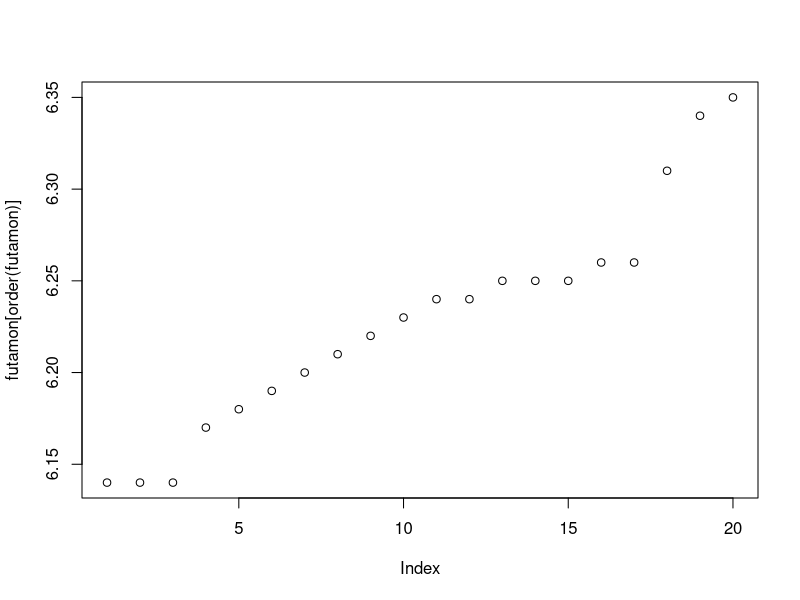
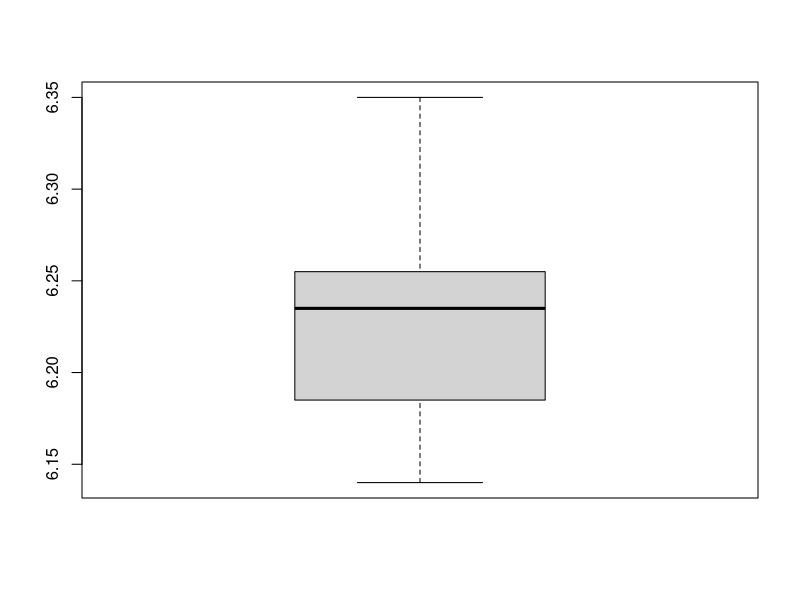
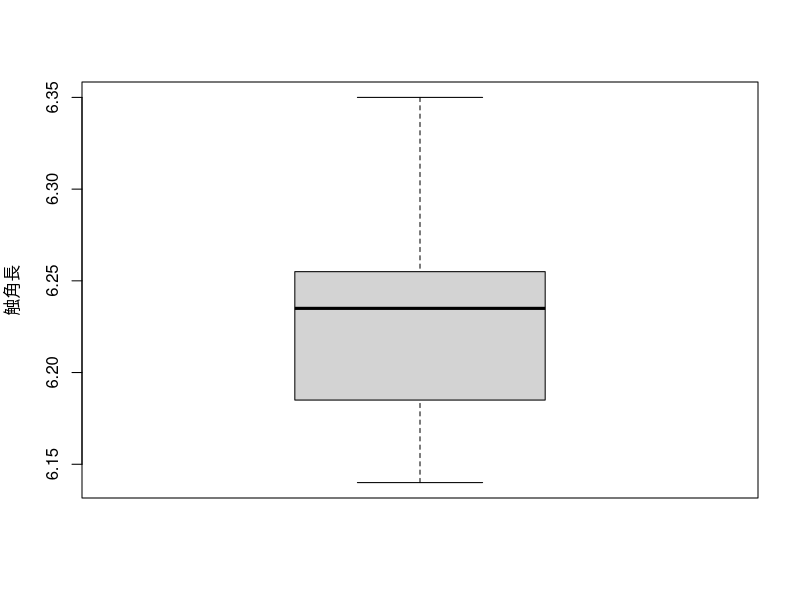
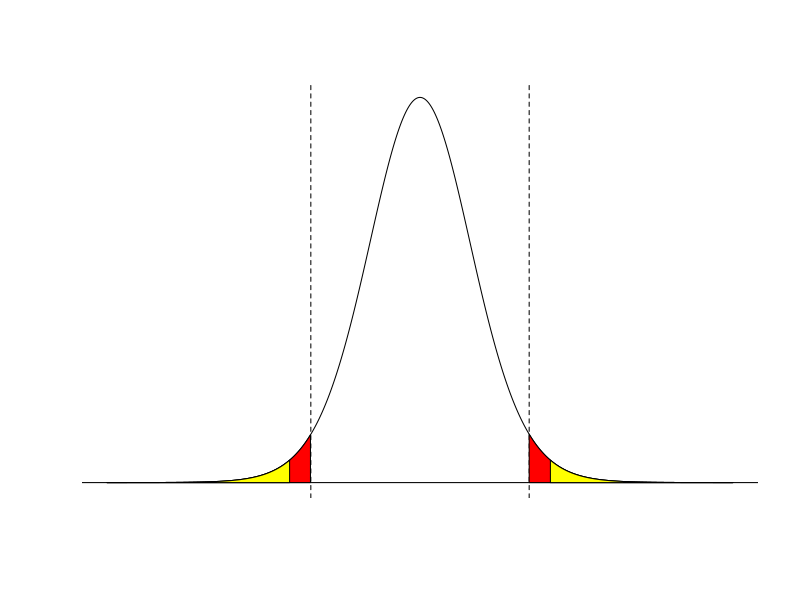
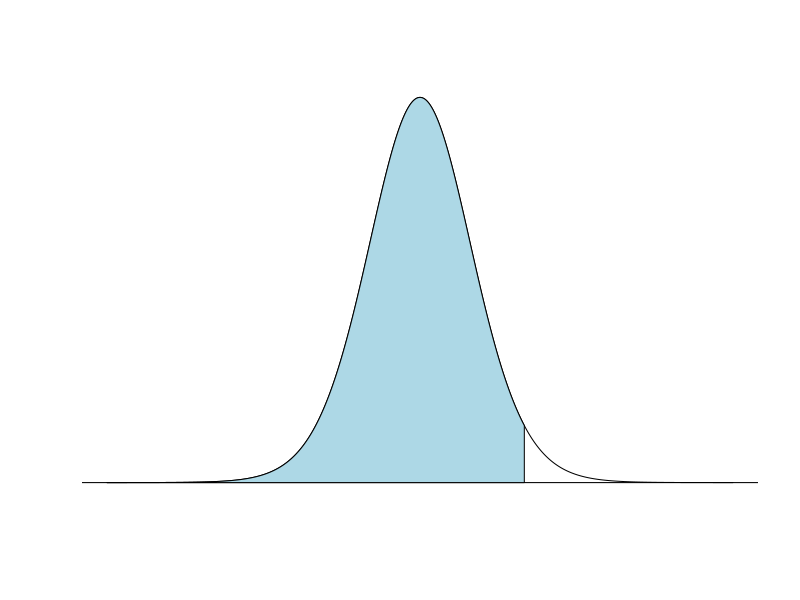
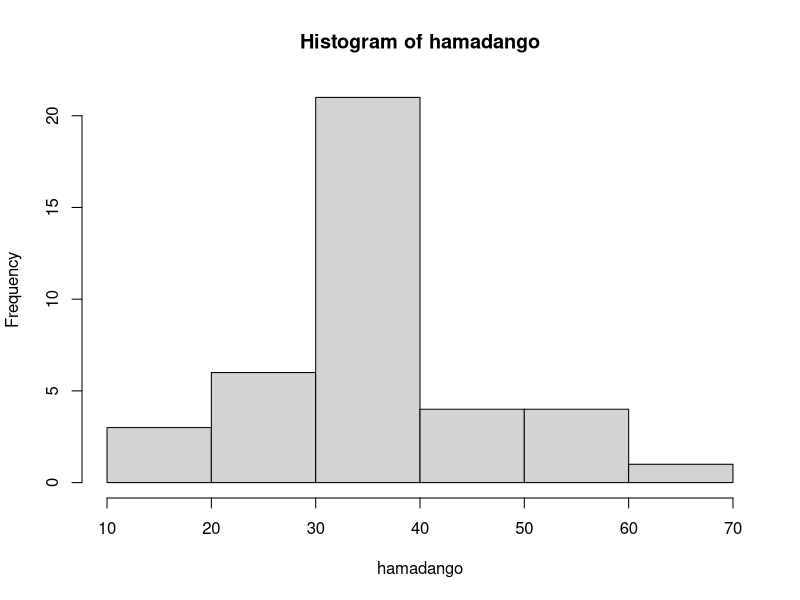
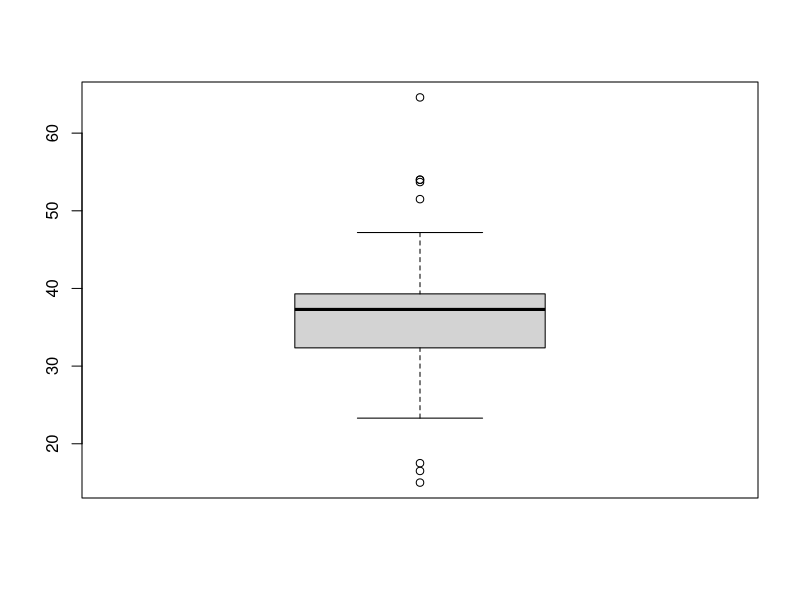
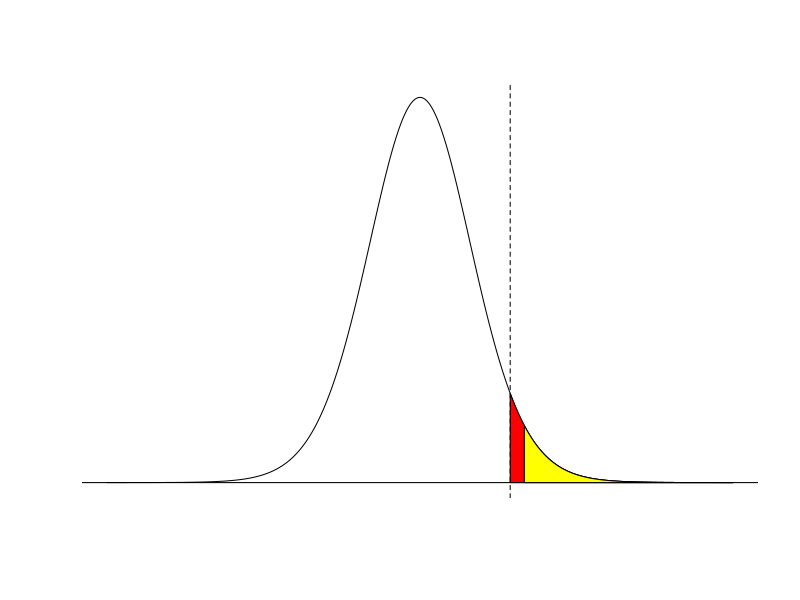

Here is the R script that generated these plots, in order:
#四分位数・箱ひげ図
futamon <- c(6.21, 6.24, 6.31, 6.26, 6.26, 6.35, 6.24, 6.25, 6.25, 
6.34, 6.17, 6.14, 6.14, 6.14, 6.23, 6.20, 6.22, 6.19, 6.18, 6.25)
futamon

#四分位数
quantile(futamon)
quantile(futamon, type=5)
quantile(futamon, type=1)
quantile(futamon, type=2)
quantile(futamon, type=3)
quantile(futamon, type=4)
quantile(futamon, type=5)
quantile(futamon, type=6)
quantile(futamon, type=7)
quantile(futamon, type=8)
quantile(futamon, type=9)

plot(futamon[order(futamon)])


#箱ひげ図
boxplot(futamon) #箱ひげ図を描く
boxplot(futamon, ylab="触角長")  #箱ひげ図のｙ軸にラベルをつける

#1標本のt検定（両側検定）
mean(futamon)

t.test(x = futamon, mu = 6.2)

xbar <- mean(futamon) #標本平均
s <- sd(futamon)　#標本標準偏差
n <- length(futamon)　#サンプルサイズ（length()関数はベクトルの要素を数える関数）

xbar
s
n

t <- (xbar - 6.2)/(s/sqrt(n))
t

#有意水準と棄却域の図（両側検定）
xx <- seq(-6, 6, 0.01)
plot(xx, dt(x=xx, df=19), type="l", axes=F, xlab="", ylab="")
abline(h=0)
abline(v=qt(0.025, df=19), lty="dashed")
abline(v=qt(0.975, df=19), lty="dashed")
xxx1 <- seq(-6, qt(0.025, df=19), 0.01)
polygon(c(xxx1, rev(xxx1)), c(rep(0, length(xxx1)), dt(rev(xxx1), df=19)), col="red")
xxx2 <- seq(qt(0.975, df=19), 6, 0.01)
polygon(c(xxx2, rev(xxx2)), c(rep(0, length(xxx2)), dt(rev(xxx2), df=19)), col="red")
#有意確率の領域
xxx3 <- seq(2.5, 6, 0.01)
polygon(c(xxx3, rev(xxx3)), c(rep(0, length(xxx3)), dt(rev(xxx3), df=19)), col="yellow")
xxx4 <- seq(-6, -2.5, 0.01)
polygon(c(xxx4, rev(xxx4)), c(rep(0, length(xxx4)), dt(rev(xxx4), df=19)), col="yellow")

#有意確率の計算
2*(1 - pt(t, df=19))
#ptはt分布の累積分布関数。pt(t, df=19)とすると、自由度19のt分布の-∞からtまでの範囲の確率を計算できる。

xx <- seq(-6, 6, 0.01)
plot(xx, dt(x=xx, df=19), type="l", axes=F, xlab="", ylab="")
abline(h=0)
xxx5 <- seq(-6, 2, 0.01)
polygon(c(xxx5, rev(xxx5)), c(rep(0, length(xxx5)), dt(rev(xxx5), df=19)), col="lightblue")

#1標本のt検定（片側検定）
hamadango <- c(35.0, 38.0, 41.0, 15.0, 47.2, 36.5, 27.0, 38.0, 64.6, 34.0, 39.0, 41.0, 
39.0, 37.3, 51.5, 53.7, 54.0, 17.5, 32.5, 39.4, 35.0, 39.2, 42.0, 24.8, 
27.1, 30.0, 25.3, 23.3, 36.8, 38.7, 37.6, 38.6, 16.5, 34.5, 54.0, 32.2, 
39.2, 36.0, 34.9)

hist(hamadango)
boxplot(hamadango)

mean(hamadango)

t.test(x = hamadango, mu = 30, alternative = "greater")

#片側検定の棄却域
xx <- seq(-6, 6, 0.01)
plot(xx, dt(x=xx, df=19), type="l", axes=F, xlab="", ylab="")
abline(h=0)
abline(v=qt(0.95, df=19), lty="dashed")
xxx1 <- seq(qt(0.95, df=19), 6, 0.01)
polygon(c(xxx1, rev(xxx1)), c(rep(0, length(xxx1)), dt(rev(xxx1), df=19)), col="red")

xxx2 <- seq(2, 6, 0.01)
polygon(c(xxx2, rev(xxx2)), c(rep(0, length(xxx2)), dt(rev(xxx2), df=19)), col="yellow")

#独立2標本のｔ検定
#データの視覚化
tone <- c(165, 130, 182, 178, 194, 206, 160, 122, 212, 165, 247, 195)
shina <- c(180, 180, 235, 270, 240, 295, 164, 152)

#複数グループのデータを比較するには、箱ひげ図が便利
boxplot(tone, shina)
#x軸目盛をグループ名にして、y軸ラベルをつけるには
boxplot(tone, shina, names=c("利根川", "信濃川"), ylab="体長")
#箱ひげの色を変えたかったら
boxplot(tone, shina, names=c("利根川", "信濃川"), ylab="体長", 
col=c("lightblue", "pink"))

#独立2標本のｔ検定：t.test
t.test(x = tone, y = shina)

#対応のあるｔ検定
denshi <- c(37.1, 36.2, 36.6, 37.4, 36.8, 36.7, 36.9, 37.4, 36.6, 36.7)
suigin <- c(36.8, 36.6, 36.5, 37.0, 36.0, 36.5, 36.6, 37.1, 36.4, 36.7)
boxplot(denshi, suigin, names=c("電子体温計", "水銀体温計"), ylab="測定体温")

#対応のあるデータであることを考えると
boxplot(denshi - suigin, ylab="電子体温計と水銀体温計の測定値の差")
abline(h=0, lty=2)

#対応のあるt検定でのt.testの使い方
t.test(x = denshi, y = suigin, paired = TRUE, alternative = "greater")


